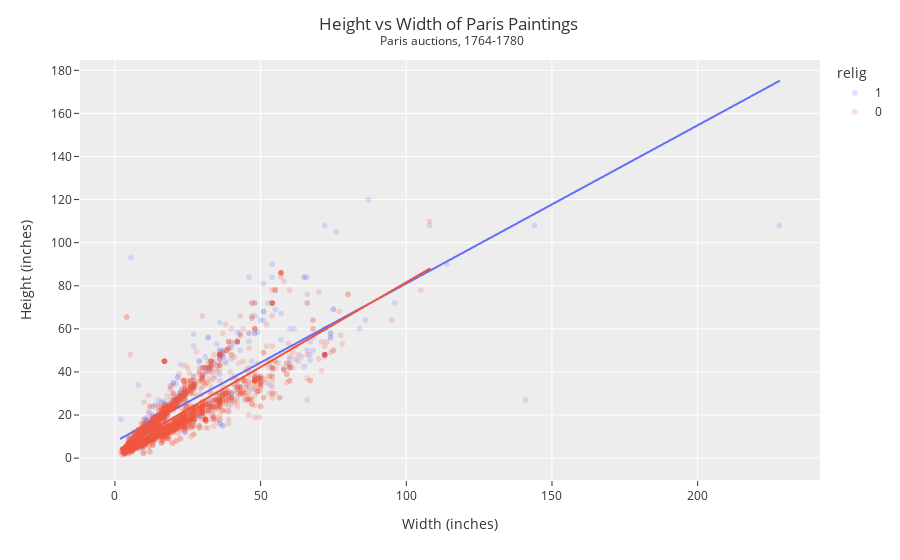

Notebook cell for this chart:
### Markdown cell above
We see there is 2826 paintings that aren't apinted for religion and 567 that are painted for religion.

### Code cell
fig = px.scatter(DF,
                 x='Width_in',
                 y="Height_in",
                 color='relig',
                 opacity=0.2,
                 trendline='ols')

fig.update_layout(template="ggplot2",
                  title='Height vs Width of Paris Paintings <br><sup> Paris auctions, 1764-1780</sup>',
                  title_x=0.5,
                  xaxis_title="Width (inches)",
                  yaxis_title="Height (inches)")

fig.show()

### Figure 1 — Plotly figure (JSON) as saved in the notebook; plotly's stock layout.template omitted (floating-point values rounded to 4 significant figures; data arrays with more than 128 entries replaced by an {"elided": "..."} marker saying what was removed)
{"data": [{"hovertemplate": "relig=1<br>Width_in=%{x}<br>Height_in=%{y}<extra></extra>", "legendgroup": "1", "marker": {"color": "#636efa", "opacity": 0.2, "symbol": "circle"}, "mode": "markers", "name": "1", "showlegend": true, "type": "scattergl", "x": {"elided": "567 float values"}, "xaxis": "x", "y": {"elided": "567 float values"}, "yaxis": "y"}, {"hovertemplate": "<b>OLS trendline</b><br>Height_in = 0.734288 * Width_in + 7.61617<br>R<sup>2</sup>=0.661162<br><br>relig=1<br>Width_in=%{x}<br>Height_in=%{y} <b>(trend)</b><extra></extra>", "legendgroup": "1", "marker": {"color": "#636efa", "symbol": "circle"}, "mode": "lines", "name": "1", "showlegend": false, "type": "scattergl", "x": {"elided": "537 float values"}, "xaxis": "x", "y": {"elided": "537 float values"}, "yaxis": "y"}, {"hovertemplate": "relig=0<br>Width_in=%{x}<br>Height_in=%{y}<extra></extra>", "legendgroup": "0", "marker": {"color": "#EF553B", "opacity": 0.2, "symbol": "circle"}, "mode": "markers", "name": "0", "showlegend": true, "type": "scattergl", "x": {"elided": "2826 float values"}, "xaxis": "x", "y": {"elided": "2826 float values"}, "yaxis": "y"}, {"hovertemplate": "<b>OLS trendline</b><br>Height_in = 0.786966 * Width_in + 2.92497<br>R<sup>2</sup>=0.685024<br><br>relig=0<br>Width_in=%{x}<br>Height_in=%{y} <b>(trend)</b><extra></extra>", "legendgroup": "0", "marker": {"color": "#EF553B", "symbol": "circle"}, "mode": "lines", "name": "0", "showlegend": false, "type": "scattergl", "x": {"elided": "2598 float values"}, "xaxis": "x", "y": {"elided": "2598 float values"}, "yaxis": "y"}], "layout": {"legend": {"title": {"text": "relig"}, "tracegroupgap": 0}, "margin": {"t": 60}, "title": {"text": "Height vs Width of Paris Paintings <br><sup> Paris auctions, 1764-1780</sup>", "x": 0.5}, "xaxis": {"anchor": "y", "domain": [0, 1], "title": {"text": "Width (inches)"}}, "yaxis": {"anchor": "x", "domain": [0, 1], "title": {"text": "Height (inches)"}}}}
